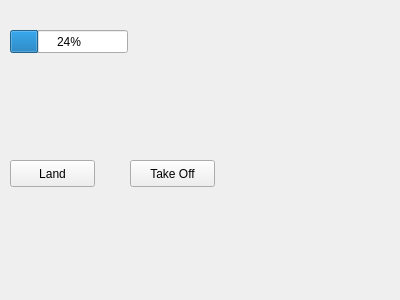
<?xml version="1.0" encoding="UTF-8"?>
<ui version="4.0">
 <class>Form</class>
 <widget class="QWidget" name="Form">
  <property name="geometry">
   <rect>
    <x>0</x>
    <y>0</y>
    <width>400</width>
    <height>300</height>
   </rect>
  </property>
  <property name="windowTitle">
   <string>dotMEX Drones</string>
  </property>
  <widget class="QPushButton" name="BTN_TakeOff">
   <property name="geometry">
    <rect>
     <x>130</x>
     <y>160</y>
     <width>85</width>
     <height>27</height>
    </rect>
   </property>
   <property name="text">
    <string>Take Off</string>
   </property>
  </widget>
  <widget class="QPushButton" name="BTN_Land">
   <property name="geometry">
    <rect>
     <x>10</x>
     <y>160</y>
     <width>85</width>
     <height>27</height>
    </rect>
   </property>
   <property name="text">
    <string>Land</string>
   </property>
  </widget>
  <widget class="QProgressBar" name="PBAR_Battery">
   <property name="geometry">
    <rect>
     <x>10</x>
     <y>30</y>
     <width>118</width>
     <height>23</height>
    </rect>
   </property>
   <property name="value">
    <number>24</number>
   </property>
  </widget>
 </widget>
 <resources/>
 <connections>
  <connection>
   <sender>BTN_Land</sender>
   <signal>clicked()</signal>
   <receiver>BTN_Land</receiver>
   <slot>click()</slot>
   <hints>
    <hint type="sourcelabel">
     <x>64</x>
     <y>171</y>
    </hint>
    <hint type="destinationlabel">
     <x>64</x>
     <y>171</y>
    </hint>
   </hints>
  </connection>
  <connection>
   <sender>BTN_TakeOff</sender>
   <signal>clicked()</signal>
   <receiver>BTN_TakeOff</receiver>
   <slot>click()</slot>
   <hints>
    <hint type="sourcelabel">
     <x>163</x>
     <y>180</y>
    </hint>
    <hint type="destinationlabel">
     <x>163</x>
     <y>181</y>
    </hint>
   </hints>
  </connection>
 </connections>
</ui>
